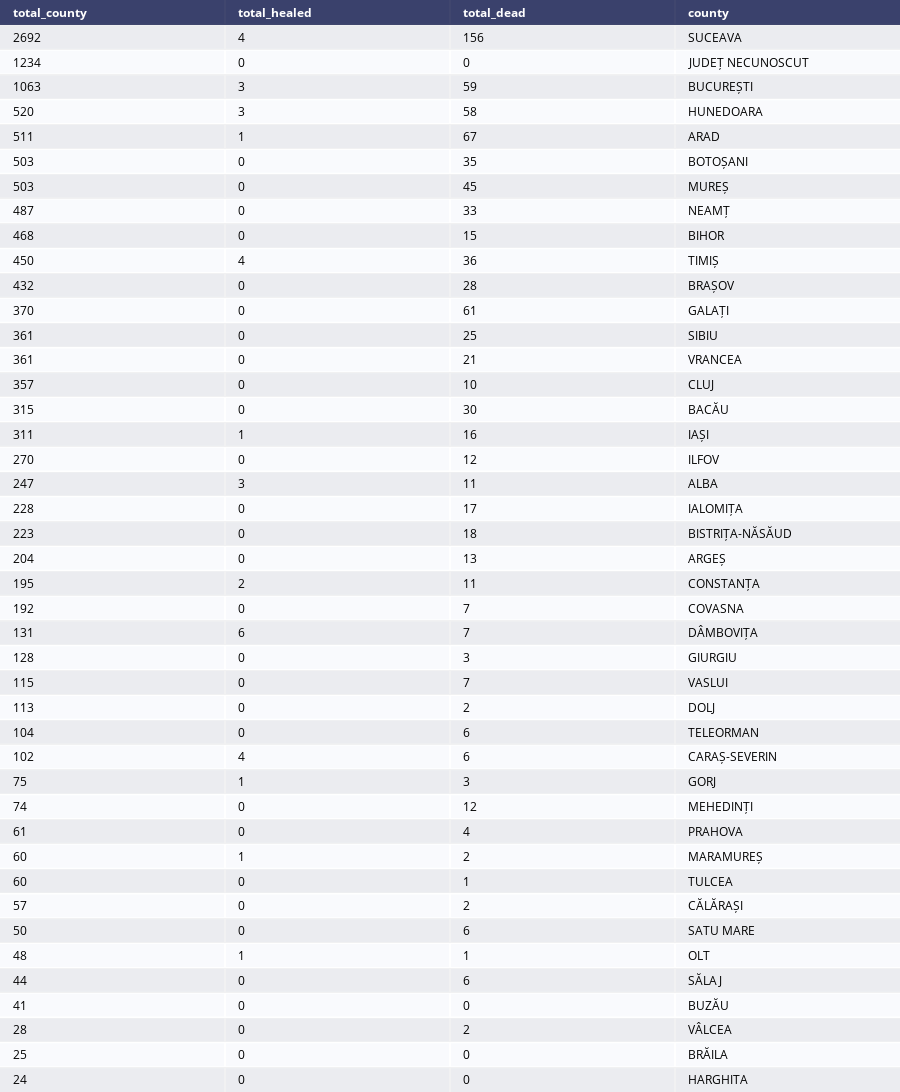

The notebook cell this image was saved under:
### Code cell
fig = ff.create_table(df1[df1.columns[1:]])
fig.show()

### Figure 1 — Plotly figure (JSON) as saved in the notebook; plotly's stock layout.template omitted (floating-point values rounded to 4 significant figures; data arrays with more than 128 entries replaced by an {"elided": "..."} marker saying what was removed)
{"data": [{"colorscale": [[0, "#00083e"], [0.5, "#ededee"], [1, "#ffffff"]], "hoverinfo": "none", "opacity": 0.75, "showscale": false, "type": "heatmap", "z": {"elided": "44x4 float values"}}], "layout": {"annotations": [{"align": "left", "font": {"color": "#ffffff"}, "showarrow": false, "text": "<b>total_county</b>", "x": -0.45, "xanchor": "left", "xref": "x", "y": 0, "yref": "y"}, {"align": "left", "font": {"color": "#ffffff"}, "showarrow": false, "text": "<b>total_healed</b>", "x": 0.55, "xanchor": "left", "xref": "x", "y": 0, "yref": "y"}, {"align": "left", "font": {"color": "#ffffff"}, "showarrow": false, "text": "<b>total_dead</b>", "x": 1.55, "xanchor": "left", "xref": "x", "y": 0, "yref": "y"}, {"align": "left", "font": {"color": "#ffffff"}, "showarrow": false, "text": "<b>county</b>", "x": 2.55, "xanchor": "left", "xref": "x", "y": 0, "yref": "y"}, {"align": "left", "font": {"color": "#000000"}, "showarrow": false, "text": "2692", "x": -0.45, "xanchor": "left", "xref": "x", "y": 1, "yref": "y"}, {"align": "left", "font": {"color": "#000000"}, "showarrow": false, "text": "4", "x": 0.55, "xanchor": "left", "xref": "x", "y": 1, "yref": "y"}, {"align": "left", "font": {"color": "#000000"}, "showarrow": false, "text": "156", "x": 1.55, "xanchor": "left", "xref": "x", "y": 1, "yref": "y"}, {"align": "left", "font": {"color": "#000000"}, "showarrow": false, "text": "SUCEAVA", "x": 2.55, "xanchor": "left", "xref": "x", "y": 1, "yref": "y"}, {"align": "left", "font": {"color": "#000000"}, "showarrow": false, "text": "1234", "x": -0.45, "xanchor": "left", "xref": "x", "y": 2, "yref": "y"}, {"align": "left", "font": {"color": "#000000"}, "showarrow": false, "text": "0", "x": 0.55, "xanchor": "left", "xref": "x", "y": 2, "yref": "y"}, {"align": "left", "font": {"color": "#000000"}, "showarrow": false, "text": "0", "x": 1.55, "xanchor": "left", "xref": "x", "y": 2, "yref": "y"}, {"align": "left", "font": {"color": "#000000"}, "showarrow": false, "text": "JUDEȚ NECUNOSCUT", "x": 2.55, "xanchor": "left", "xref": "x", "y": 2, "yref": "y"}, {"align": "left", "font": {"color": "#000000"}, "showarrow": false, "text": "1063", "x": -0.45, "xanchor": "left", "xref": "x", "y": 3, "yref": "y"}, {"align": "left", "font": {"color": "#000000"}, "showarrow": false, "text": "3", "x": 0.55, "xanchor": "left", "xref": "x", "y": 3, "yref": "y"}, {"align": "left", "font": {"color": "#000000"}, "showarrow": false, "text": "59", "x": 1.55, "xanchor": "left", "xref": "x", "y": 3, "yref": "y"}, {"align": "left", "font": {"color": "#000000"}, "showarrow": false, "text": "BUCUREȘTI", "x": 2.55, "xanchor": "left", "xref": "x", "y": 3, "yref": "y"}, {"align": "left", "font": {"color": "#000000"}, "showarrow": false, "text": "520", "x": -0.45, "xanchor": "left", "xref": "x", "y": 4, "yref": "y"}, {"align": "left", "font": {"color": "#000000"}, "showarrow": false, "text": "3", "x": 0.55, "xanchor": "left", "xref": "x", "y": 4, "yref": "y"}, {"align": "left", "font": {"color": "#000000"}, "showarrow": false, "text": "58", "x": 1.55, "xanchor": "left", "xref": "x", "y": 4, "yref": "y"}, {"align": "left", "font": {"color": "#000000"}, "showarrow": false, "text": "HUNEDOARA", "x": 2.55, "xanchor": "left", "xref": "x", "y": 4, "yref": "y"}, {"align": "left", "font": {"color": "#000000"}, "showarrow": false, "text": "511", "x": -0.45, "xanchor": "left", "xref": "x", "y": 5, "yref": "y"}, {"align": "left", "font": {"color": "#000000"}, "showarrow": false, "text": "1", "x": 0.55, "xanchor": "left", "xref": "x", "y": 5, "yref": "y"}, {"align": "left", "font": {"color": "#000000"}, "showarrow": false, "text": "67", "x": 1.55, "xanchor": "left", "xref": "x", "y": 5, "yref": "y"}, {"align": "left", "font": {"color": "#000000"}, "showarrow": false, "text": "ARAD", "x": 2.55, "xanchor": "left", "xref": "x", "y": 5, "yref": "y"}, {"align": "left", "font": {"color": "#000000"}, "showarrow": false, "text": "503", "x": -0.45, "xanchor": "left", "xref": "x", "y": 6, "yref": "y"}, {"align": "left", "font": {"color": "#000000"}, "showarrow": false, "text": "0", "x": 0.55, "xanchor": "left", "xref": "x", "y": 6, "yref": "y"}, {"align": "left", "font": {"color": "#000000"}, "showarrow": false, "text": "35", "x": 1.55, "xanchor": "left", "xref": "x", "y": 6, "yref": "y"}, {"align": "left", "font": {"color": "#000000"}, "showarrow": false, "text": "BOTOȘANI", "x": 2.55, "xanchor": "left", "xref": "x", "y": 6, "yref": "y"}, {"align": "left", "font": {"color": "#000000"}, "showarrow": false, "text": "503", "x": -0.45, "xanchor": "left", "xref": "x", "y": 7, "yref": "y"}, {"align": "left", "font": {"color": "#000000"}, "showarrow": false, "text": "0", "x": 0.55, "xanchor": "left", "xref": "x", "y": 7, "yref": "y"}, {"align": "left", "font": {"color": "#000000"}, "showarrow": false, "text": "45", "x": 1.55, "xanchor": "left", "xref": "x", "y": 7, "yref": "y"}, {"align": "left", "font": {"color": "#000000"}, "showarrow": false, "text": "MUREȘ", "x": 2.55, "xanchor": "left", "xref": "x", "y": 7, "yref": "y"}, {"align": "left", "font": {"color": "#000000"}, "showarrow": false, "text": "487", "x": -0.45, "xanchor": "left", "xref": "x", "y": 8, "yref": "y"}, {"align": "left", "font": {"color": "#000000"}, "showarrow": false, "text": "0", "x": 0.55, "xanchor": "left", "xref": "x", "y": 8, "yref": "y"}, {"align": "left", "font": {"color": "#000000"}, "showarrow": false, "text": "33", "x": 1.55, "xanchor": "left", "xref": "x", "y": 8, "yref": "y"}, {"align": "left", "font": {"color": "#000000"}, "showarrow": false, "text": "NEAMȚ", "x": 2.55, "xanchor": "left", "xref": "x", "y": 8, "yref": "y"}, {"align": "left", "font": {"color": "#000000"}, "showarrow": false, "text": "468", "x": -0.45, "xanchor": "left", "xref": "x", "y": 9, "yref": "y"}, {"align": "left", "font": {"color": "#000000"}, "showarrow": false, "text": "0", "x": 0.55, "xanchor": "left", "xref": "x", "y": 9, "yref": "y"}, {"align": "left", "font": {"color": "#000000"}, "showarrow": false, "text": "15", "x": 1.55, "xanchor": "left", "xref": "x", "y": 9, "yref": "y"}, {"align": "left", "font": {"color": "#000000"}, "showarrow": false, "text": "BIHOR", "x": 2.55, "xanchor": "left", "xref": "x", "y": 9, "yref": "y"}, {"align": "left", "font": {"color": "#000000"}, "showarrow": false, "text": "450", "x": -0.45, "xanchor": "left", "xref": "x", "y": 10, "yref": "y"}, {"align": "left", "font": {"color": "#000000"}, "showarrow": false, "text": "4", "x": 0.55, "xanchor": "left", "xref": "x", "y": 10, "yref": "y"}, {"align": "left", "font": {"color": "#000000"}, "showarrow": false, "text": "36", "x": 1.55, "xanchor": "left", "xref": "x", "y": 10, "yref": "y"}, {"align": "left", "font": {"color": "#000000"}, "showarrow": false, "text": "TIMIȘ", "x": 2.55, "xanchor": "left", "xref": "x", "y": 10, "yref": "y"}, {"align": "left", "font": {"color": "#000000"}, "showarrow": false, "text": "432", "x": -0.45, "xanchor": "left", "xref": "x", "y": 11, "yref": "y"}, {"align": "left", "font": {"color": "#000000"}, "showarrow": false, "text": "0", "x": 0.55, "xanchor": "left", "xref": "x", "y": 11, "yref": "y"}, {"align": "left", "font": {"color": "#000000"}, "showarrow": false, "text": "28", "x": 1.55, "xanchor": "left", "xref": "x", "y": 11, "yref": "y"}, {"align": "left", "font": {"color": "#000000"}, "showarrow": false, "text": "BRAȘOV", "x": 2.55, "xanchor": "left", "xref": "x", "y": 11, "yref": "y"}, {"align": "left", "font": {"color": "#000000"}, "showarrow": false, "text": "370", "x": -0.45, "xanchor": "left", "xref": "x", "y": 12, "yref": "y"}, {"align": "left", "font": {"color": "#000000"}, "showarrow": false, "text": "0", "x": 0.55, "xanchor": "left", "xref": "x", "y": 12, "yref": "y"}, {"align": "left", "font": {"color": "#000000"}, "showarrow": false, "text": "61", "x": 1.55, "xanchor": "left", "xref": "x", "y": 12, "yref": "y"}, {"align": "left", "font": {"color": "#000000"}, "showarrow": false, "text": "GALAȚI", "x": 2.55, "xanchor": "left", "xref": "x", "y": 12, "yref": "y"}, {"align": "left", "font": {"color": "#000000"}, "showarrow": false, "text": "361", "x": -0.45, "xanchor": "left", "xref": "x", "y": 13, "yref": "y"}, {"align": "left", "font": {"color": "#000000"}, "showarrow": false, "text": "0", "x": 0.55, "xanchor": "left", "xref": "x", "y": 13, "yref": "y"}, {"align": "left", "font": {"color": "#000000"}, "showarrow": false, "text": "25", "x": 1.55, "xanchor": "left", "xref": "x", "y": 13, "yref": "y"}, {"align": "left", "font": {"color": "#000000"}, "showarrow": false, "text": "SIBIU", "x": 2.55, "xanchor": "left", "xref": "x", "y": 13, "yref": "y"}, {"align": "left", "font": {"color": "#000000"}, "showarrow": false, "text": "361", "x": -0.45, "xanchor": "left", "xref": "x", "y": 14, "yref": "y"}, {"align": "left", "font": {"color": "#000000"}, "showarrow": false, "text": "0", "x": 0.55, "xanchor": "left", "xref": "x", "y": 14, "yref": "y"}, {"align": "left", "font": {"color": "#000000"}, "showarrow": false, "text": "21", "x": 1.55, "xanchor": "left", "xref": "x", "y": 14, "yref": "y"}, {"align": "left", "font": {"color": "#000000"}, "showarrow": false, "text": "VRANCEA", "x": 2.55, "xanchor": "left", "xref": "x", "y": 14, "yref": "y"}, {"align": "left", "font": {"color": "#000000"}, "showarrow": false, "text": "357", "x": -0.45, "xanchor": "left", "xref": "x", "y": 15, "yref": "y"}, {"align": "left", "font": {"color": "#000000"}, "showarrow": false, "text": "0", "x": 0.55, "xanchor": "left", "xref": "x", "y": 15, "yref": "y"}, {"align": "left", "font": {"color": "#000000"}, "showarrow": false, "text": "10", "x": 1.55, "xanchor": "left", "xref": "x", "y": 15, "yref": "y"}, {"align": "left", "font": {"color": "#000000"}, "showarrow": false, "text": "CLUJ", "x": 2.55, "xanchor": "left", "xref": "x", "y": 15, "yref": "y"}, {"align": "left", "font": {"color": "#000000"}, "showarrow": false, "text": "315", "x": -0.45, "xanchor": "left", "xref": "x", "y": 16, "yref": "y"}, {"align": "left", "font": {"color": "#000000"}, "showarrow": false, "text": "0", "x": 0.55, "xanchor": "left", "xref": "x", "y": 16, "yref": "y"}, {"align": "left", "font": {"color": "#000000"}, "showarrow": false, "text": "30", "x": 1.55, "xanchor": "left", "xref": "x", "y": 16, "yref": "y"}, {"align": "left", "font": {"color": "#000000"}, "showarrow": false, "text": "BACĂU", "x": 2.55, "xanchor": "left", "xref": "x", "y": 16, "yref": "y"}, {"align": "left", "font": {"color": "#000000"}, "showarrow": false, "text": "311", "x": -0.45, "xanchor": "left", "xref": "x", "y": 17, "yref": "y"}, {"align": "left", "font": {"color": "#000000"}, "showarrow": false, "text": "1", "x": 0.55, "xanchor": "left", "xref": "x", "y": 17, "yref": "y"}, {"align": "left", "font": {"color": "#000000"}, "showarrow": false, "text": "16", "x": 1.55, "xanchor": "left", "xref": "x", "y": 17, "yref": "y"}, {"align": "left", "font": {"color": "#000000"}, "showarrow": false, "text": "IAȘI", "x": 2.55, "xanchor": "left", "xref": "x", "y": 17, "yref": "y"}, {"align": "left", "font": {"color": "#000000"}, "showarrow": false, "text": "270", "x": -0.45, "xanchor": "left", "xref": "x", "y": 18, "yref": "y"}, {"align": "left", "font": {"color": "#000000"}, "showarrow": false, "text": "0", "x": 0.55, "xanchor": "left", "xref": "x", "y": 18, "yref": "y"}, {"align": "left", "font": {"color": "#000000"}, "showarrow": false, "text": "12", "x": 1.55, "xanchor": "left", "xref": "x", "y": 18, "yref": "y"}, {"align": "left", "font": {"color": "#000000"}, "showarrow": false, "text": "ILFOV", "x": 2.55, "xanchor": "left", "xref": "x", "y": 18, "yref": "y"}, {"align": "left", "font": {"color": "#000000"}, "showarrow": false, "text": "247", "x": -0.45, "xanchor": "left", "xref": "x", "y": 19, "yref": "y"}, {"align": "left", "font": {"color": "#000000"}, "showarrow": false, "text": "3", "x": 0.55, "xanchor": "left", "xref": "x", "y": 19, "yref": "y"}, {"align": "left", "font": {"color": "#000000"}, "showarrow": false, "text": "11", "x": 1.55, "xanchor": "left", "xref": "x", "y": 19, "yref": "y"}, {"align": "left", "font": {"color": "#000000"}, "showarrow": false, "text": "ALBA", "x": 2.55, "xanchor": "left", "xref": "x", "y": 19, "yref": "y"}, {"align": "left", "font": {"color": "#000000"}, "showarrow": false, "text": "228", "x": -0.45, "xanchor": "left", "xref": "x", "y": 20, "yref": "y"}, {"align": "left", "font": {"color": "#000000"}, "showarrow": false, "text": "0", "x": 0.55, "xanchor": "left", "xref": "x", "y": 20, "yref": "y"}, {"align": "left", "font": {"color": "#000000"}, "showarrow": false, "text": "17", "x": 1.55, "xanchor": "left", "xref": "x", "y": 20, "yref": "y"}, {"align": "left", "font": {"color": "#000000"}, "showarrow": false, "text": "IALOMIȚA", "x": 2.55, "xanchor": "left", "xref": "x", "y": 20, "yref": "y"}, {"align": "left", "font": {"color": "#000000"}, "showarrow": false, "text": "223", "x": -0.45, "xanchor": "left", "xref": "x", "y": 21, "yref": "y"}, {"align": "left", "font": {"color": "#000000"}, "showarrow": false, "text": "0", "x": 0.55, "xanchor": "left", "xref": "x", "y": 21, "yref": "y"}, {"align": "left", "font": {"color": "#000000"}, "showarrow": false, "text": "18", "x": 1.55, "xanchor": "left", "xref": "x", "y": 21, "yref": "y"}, {"align": "left", "font": {"color": "#000000"}, "showarrow": false, "text": "BISTRIȚA-NĂSĂUD", "x": 2.55, "xanchor": "left", "xref": "x", "y": 21, "yref": "y"}, {"align": "left", "font": {"color": "#000000"}, "showarrow": false, "text": "204", "x": -0.45, "xanchor": "left", "xref": "x", "y": 22, "yref": "y"}, {"align": "left", "font": {"color": "#000000"}, "showarrow": false, "text": "0", "x": 0.55, "xanchor": "left", "xref": "x", "y": 22, "yref": "y"}, {"align": "left", "font": {"color": "#000000"}, "showarrow": false, "text": "13", "x": 1.55, "xanchor": "left", "xref": "x", "y": 22, "yref": "y"}, {"align": "left", "font": {"color": "#000000"}, "showarrow": false, "text": "ARGEȘ", "x": 2.55, "xanchor": "left", "xref": "x", "y": 22, "yref": "y"}, {"align": "left", "font": {"color": "#000000"}, "showarrow": false, "text": "195", "x": -0.45, "xanchor": "left", "xref": "x", "y": 23, "yref": "y"}, {"align": "left", "font": {"color": "#000000"}, "showarrow": false, "text": "2", "x": 0.55, "xanchor": "left", "xref": "x", "y": 23, "yref": "y"}, {"align": "left", "font": {"color": "#000000"}, "showarrow": false, "text": "11", "x": 1.55, "xanchor": "left", "xref": "x", "y": 23, "yref": "y"}, {"align": "left", "font": {"color": "#000000"}, "showarrow": false, "text": "CONSTANȚA", "x": 2.55, "xanchor": "left", "xref": "x", "y": 23, "yref": "y"}, {"align": "left", "font": {"color": "#000000"}, "showarrow": false, "text": "192", "x": -0.45, "xanchor": "left", "xref": "x", "y": 24, "yref": "y"}, {"align": "left", "font": {"color": "#000000"}, "showarrow": false, "text": "0", "x": 0.55, "xanchor": "left", "xref": "x", "y": 24, "yref": "y"}, {"align": "left", "font": {"color": "#000000"}, "showarrow": false, "text": "7", "x": 1.55, "xanchor": "left", "xref": "x", "y": 24, "yref": "y"}, {"align": "left", "font": {"color": "#000000"}, "showarrow": false, "text": "COVASNA", "x": 2.55, "xanchor": "left", "xref": "x", "y": 24, "yref": "y"}, {"align": "left", "font": {"color": "#000000"}, "showarrow": false, "text": "131", "x": -0.45, "xanchor": "left", "xref": "x", "y": 25, "yref": "y"}, {"align": "left", "font": {"color": "#000000"}, "showarrow": false, "text": "6", "x": 0.55, "xanchor": "left", "xref": "x", "y": 25, "yref": "y"}, {"align": "left", "font": {"color": "#000000"}, "showarrow": false, "text": "7", "x": 1.55, "xanchor": "left", "xref": "x", "y": 25, "yref": "y"}, {"align": "left", "font": {"color": "#000000"}, "showarrow": false, "text": "DÂMBOVIȚA", "x": 2.55, "xanchor": "left", "xref": "x", "y": 25, "yref": "y"}, {"align": "left", "font": {"color": "#000000"}, "showarrow": false, "text": "128", "x": -0.45, "xanchor": "left", "xref": "x", "y": 26, "yref": "y"}, {"align": "left", "font": {"color": "#000000"}, "showarrow": false, "text": "0", "x": 0.55, "xanchor": "left", "xref": "x", "y": 26, "yref": "y"}, {"align": "left", "font": {"color": "#000000"}, "showarrow": false, "text": "3", "x": 1.55, "xanchor": "left", "xref": "x", "y": 26, "yref": "y"}, {"align": "left", "font": {"color": "#000000"}, "showarrow": false, "text": "GIURGIU", "x": 2.55, "xanchor": "left", "xref": "x", "y": 26, "yref": "y"}, {"align": "left", "font": {"color": "#000000"}, "showarrow": false, "text": "115", "x": -0.45, "xanchor": "left", "xref": "x", "y": 27, "yref": "y"}, {"align": "left", "font": {"color": "#000000"}, "showarrow": false, "text": "0", "x": 0.55, "xanchor": "left", "xref": "x", "y": 27, "yref": "y"}, {"align": "left", "font": {"color": "#000000"}, "showarrow": false, "text": "7", "x": 1.55, "xanchor": "left", "xref": "x", "y": 27, "yref": "y"}, {"align": "left", "font": {"color": "#000000"}, "showarrow": false, "text": "VASLUI", "x": 2.55, "xanchor": "left", "xref": "x", "y": 27, "yref": "y"}, {"align": "left", "font": {"color": "#000000"}, "showarrow": false, "text": "113", "x": -0.45, "xanchor": "left", "xref": "x", "y": 28, "yref": "y"}, {"align": "left", "font": {"color": "#000000"}, "showarrow": false, "text": "0", "x": 0.55, "xanchor": "left", "xref": "x", "y": 28, "yref": "y"}, {"align": "left", "font": {"color": "#000000"}, "showarrow": false, "text": "2", "x": 1.55, "xanchor": "left", "xref": "x", "y": 28, "yref": "y"}, {"align": "left", "font": {"color": "#000000"}, "showarrow": false, "text": "DOLJ", "x": 2.55, "xanchor": "left", "xref": "x", "y": 28, "yref": "y"}, {"align": "left", "font": {"color": "#000000"}, "showarrow": false, "text": "104", "x": -0.45, "xanchor": "left", "xref": "x", "y": 29, "yref": "y"}, {"align": "left", "font": {"color": "#000000"}, "showarrow": false, "text": "0", "x": 0.55, "xanchor": "left", "xref": "x", "y": 29, "yref": "y"}, {"align": "left", "font": {"color": "#000000"}, "showarrow": false, "text": "6", "x": 1.55, "xanchor": "left", "xref": "x", "y": 29, "yref": "y"}, {"align": "left", "font": {"color": "#000000"}, "showarrow": false, "text": "TELEORMAN", "x": 2.55, "xanchor": "left", "xref": "x", "y": 29, "yref": "y"}, {"align": "left", "font": {"color": "#000000"}, "showarrow": false, "text": "102", "x": -0.45, "xanchor": "left", "xref": "x", "y": 30, "yref": "y"}, {"align": "left", "font": {"color": "#000000"}, "showarrow": false, "text": "4", "x": 0.55, "xanchor": "left", "xref": "x", "y": 30, "yref": "y"}, {"align": "left", "font": {"color": "#000000"}, "showarrow": false, "text": "6", "x": 1.55, "xanchor": "left", "xref": "x", "y": 30, "yref": "y"}, {"align": "left", "font": {"color": "#000000"}, "showarrow": false, "text": "CARAȘ-SEVERIN", "x": 2.55, "xanchor": "left", "xref": "x", "y": 30, "yref": "y"}, {"align": "left", "font": {"color": "#000000"}, "showarrow": false, "text": "75", "x": -0.45, "xanchor": "left", "xref": "x", "y": 31, "yref": "y"}, {"align": "left", "font": {"color": "#000000"}, "showarrow": false, "text": "1", "x": 0.55, "xanchor": "left", "xref": "x", "y": 31, "yref": "y"}, {"align": "left", "font": {"color": "#000000"}, "showarrow": false, "text": "3", "x": 1.55, "xanchor": "left", "xref": "x", "y": 31, "yref": "y"}, {"align": "left", "font": {"color": "#000000"}, "showarrow": false, "text": "GORJ", "x": 2.55, "xanchor": "left", "xref": "x", "y": 31, "yref": "y"}, {"align": "left", "font": {"color": "#000000"}, "showarrow": false, "text": "74", "x": -0.45, "xanchor": "left", "xref": "x", "y": 32, "yref": "y"}, {"align": "left", "font": {"color": "#000000"}, "showarrow": false, "text": "0", "x": 0.55, "xanchor": "left", "xref": "x", "y": 32, "yref": "y"}, {"align": "left", "font": {"color": "#000000"}, "showarrow": false, "text": "12", "x": 1.55, "xanchor": "left", "xref": "x", "y": 32, "yref": "y"}, {"align": "left", "font": {"color": "#000000"}, "showarrow": false, "text": "MEHEDINȚI", "x": 2.55, "xanchor": "left", "xref": "x", "y": 32, "yref": "y"}, {"align": "left", "font": {"color": "#000000"}, "showarrow": false, "text": "61", "x": -0.45, "xanchor": "left", "xref": "x", "y": 33, "yref": "y"}, {"align": "left", "font": {"color": "#000000"}, "showarrow": false, "text": "0", "x": 0.55, "xanchor": "left", "xref": "x", "y": 33, "yref": "y"}, {"align": "left", "font": {"color": "#000000"}, "showarrow": false, "text": "4", "x": 1.55, "xanchor": "left", "xref": "x", "y": 33, "yref": "y"}, {"align": "left", "font": {"color": "#000000"}, "showarrow": false, "text": "PRAHOVA", "x": 2.55, "xanchor": "left", "xref": "x", "y": 33, "yref": "y"}, {"align": "left", "font": {"color": "#000000"}, "showarrow": false, "text": "60", "x": -0.45, "xanchor": "left", "xref": "x", "y": 34, "yref": "y"}, {"align": "left", "font": {"color": "#000000"}, "showarrow": false, "text": "1", "x": 0.55, "xanchor": "left", "xref": "x", "y": 34, "yref": "y"}, {"align": "left", "font": {"color": "#000000"}, "showarrow": false, "text": "2", "x": 1.55, "xanchor": "left", "xref": "x", "y": 34, "yref": "y"}, {"align": "left", "font": {"color": "#000000"}, "showarrow": false, "text": "MARAMUREȘ", "x": 2.55, "xanchor": "left", "xref": "x", "y": 34, "yref": "y"}, {"align": "left", "font": {"color": "#000000"}, "showarrow": false, "text": "60", "x": -0.45, "xanchor": "left", "xref": "x", "y": 35, "yref": "y"}, {"align": "left", "font": {"color": "#000000"}, "showarrow": false, "text": "0", "x": 0.55, "xanchor": "left", "xref": "x", "y": 35, "yref": "y"}, {"align": "left", "font": {"color": "#000000"}, "showarrow": false, "text": "1", "x": 1.55, "xanchor": "left", "xref": "x", "y": 35, "yref": "y"}, {"align": "left", "font": {"color": "#000000"}, "showarrow": false, "text": "TULCEA", "x": 2.55, "xanchor": "left", "xref": "x", "y": 35, "yref": "y"}, {"align": "left", "font": {"color": "#000000"}, "showarrow": false, "text": "57", "x": -0.45, "xanchor": "left", "xref": "x", "y": 36, "yref": "y"}, {"align": "left", "font": {"color": "#000000"}, "showarrow": false, "text": "0", "x": 0.55, "xanchor": "left", "xref": "x", "y": 36, "yref": "y"}, {"align": "left", "font": {"color": "#000000"}, "showarrow": false, "text": "2", "x": 1.55, "xanchor": "left", "xref": "x", "y": 36, "yref": "y"}, {"align": "left", "font": {"color": "#000000"}, "showarrow": false, "text": "CĂLĂRAȘI", "x": 2.55, "xanchor": "left", "xref": "x", "y": 36, "yref": "y"}, {"align": "left", "font": {"color": "#000000"}, "showarrow": false, "text": "50", "x": -0.45, "xanchor": "left", "xref": "x", "y": 37, "yref": "y"}, {"align": "left", "font": {"color": "#000000"}, "showarrow": false, "text": "0", "x": 0.55, "xanchor": "left", "xref": "x", "y": 37, "yref": "y"}, {"align": "left", "font": {"color": "#000000"}, "showarrow": false, "text": "6", "x": 1.55, "xanchor": "left", "xref": "x", "y": 37, "yref": "y"}, {"align": "left", "font": {"color": "#000000"}, "showarrow": false, "text": "SATU MARE", "x": 2.55, "xanchor": "left", "xref": "x", "y": 37, "yref": "y"}, {"align": "left", "font": {"color": "#000000"}, "showarrow": false, "text": "48", "x": -0.45, "xanchor": "left", "xref": "x", "y": 38, "yref": "y"}, {"align": "left", "font": {"color": "#000000"}, "showarrow": false, "text": "1", "x": 0.55, "xanchor": "left", "xref": "x", "y": 38, "yref": "y"}, {"align": "left", "font": {"color": "#000000"}, "showarrow": false, "text": "1", "x": 1.55, "xanchor": "left", "xref": "x", "y": 38, "yref": "y"}, {"align": "left", "font": {"color": "#000000"}, "showarrow": false, "text": "OLT", "x": 2.55, "xanchor": "left", "xref": "x", "y": 38, "yref": "y"}, {"align": "left", "font": {"color": "#000000"}, "showarrow": false, "text": "44", "x": -0.45, "xanchor": "left", "xref": "x", "y": 39, "yref": "y"}, {"align": "left", "font": {"color": "#000000"}, "showarrow": false, "text": "0", "x": 0.55, "xanchor": "left", "xref": "x", "y": 39, "yref": "y"}, {"align": "left", "font": {"color": "#000000"}, "showarrow": false, "text": "6", "x": 1.55, "xanchor": "left", "xref": "x", "y": 39, "yref": "y"}, {"align": "left", "font": {"color": "#000000"}, "showarrow": false, "text": "SĂLAJ", "x": 2.55, "xanchor": "left", "xref": "x", "y": 39, "yref": "y"}, {"align": "left", "font": {"color": "#000000"}, "showarrow": false, "text": "41", "x": -0.45, "xanchor": "left", "xref": "x", "y": 40, "yref": "y"}, {"align": "left", "font": {"color": "#000000"}, "showarrow": false, "text": "0", "x": 0.55, "xanchor": "left", "xref": "x", "y": 40, "yref": "y"}, {"align": "left", "font": {"color": "#000000"}, "showarrow": false, "text": "0", "x": 1.55, "xanchor": "left", "xref": "x", "y": 40, "yref": "y"}, {"align": "left", "font": {"color": "#000000"}, "showarrow": false, "text": "BUZĂU", "x": 2.55, "xanchor": "left", "xref": "x", "y": 40, "yref": "y"}, {"align": "left", "font": {"color": "#000000"}, "showarrow": false, "text": "28", "x": -0.45, "xanchor": "left", "xref": "x", "y": 41, "yref": "y"}, {"align": "left", "font": {"color": "#000000"}, "showarrow": false, "text": "0", "x": 0.55, "xanchor": "left", "xref": "x", "y": 41, "yref": "y"}, {"align": "left", "font": {"color": "#000000"}, "showarrow": false, "text": "2", "x": 1.55, "xanchor": "left", "xref": "x", "y": 41, "yref": "y"}, {"align": "left", "font": {"color": "#000000"}, "showarrow": false, "text": "VÂLCEA", "x": 2.55, "xanchor": "left", "xref": "x", "y": 41, "yref": "y"}, {"align": "left", "font": {"color": "#000000"}, "showarrow": false, "text": "25", "x": -0.45, "xanchor": "left", "xref": "x", "y": 42, "yref": "y"}, {"align": "left", "font": {"color": "#000000"}, "showarrow": false, "text": "0", "x": 0.55, "xanchor": "left", "xref": "x", "y": 42, "yref": "y"}, {"align": "left", "font": {"color": "#000000"}, "showarrow": false, "text": "0", "x": 1.55, "xanchor": "left", "xref": "x", "y": 42, "yref": "y"}, {"align": "left", "font": {"color": "#000000"}, "showarrow": false, "text": "BRĂILA", "x": 2.55, "xanchor": "left", "xref": "x", "y": 42, "yref": "y"}, {"align": "left", "font": {"color": "#000000"}, "showarrow": false, "text": "24", "x": -0.45, "xanchor": "left", "xref": "x", "y": 43, "yref": "y"}, {"align": "left", "font": {"color": "#000000"}, "showarrow": false, "text": "0", "x": 0.55, "xanchor": "left", "xref": "x", "y": 43, "yref": "y"}, {"align": "left", "font": {"color": "#000000"}, "showarrow": false, "text": "0", "x": 1.55, "xanchor": "left", "xref": "x", "y": 43, "yref": "y"}, {"align": "left", "font": {"color": "#000000"}, "showarrow": false, "text": "HARGHITA", "x": 2.55, "xanchor": "left", "xref": "x", "y": 43, "yref": "y"}], "height": 1370, "margin": {"b": 0, "l": 0, "r": 0, "t": 0}, "xaxis": {"dtick": 1, "gridwidth": 2, "showticklabels": false, "tick0": -0.5, "ticks": "", "zeroline": false}, "yaxis": {"autorange": "reversed", "dtick": 1, "gridwidth": 2, "showticklabels": false, "tick0": 0.5, "ticks": "", "zeroline": false}}}
